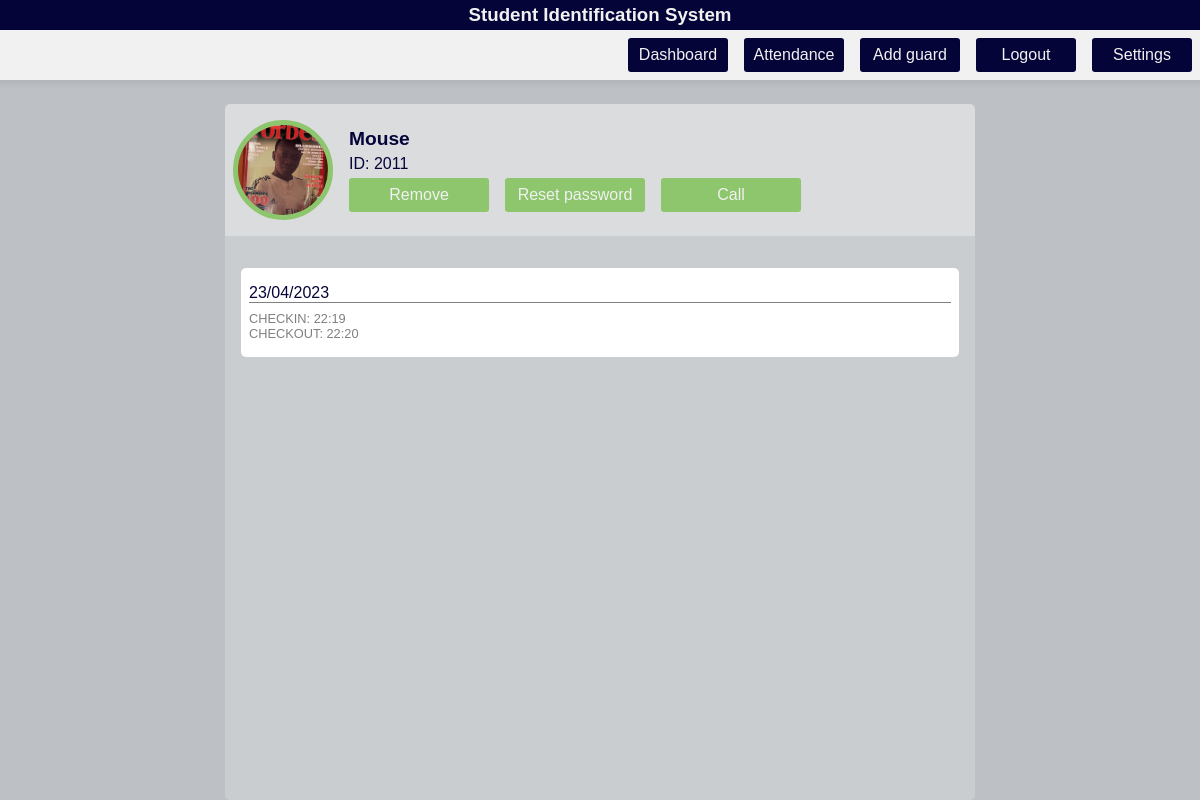
The app's page /user/admin/guard.php?id=2011 (signed in), older data.
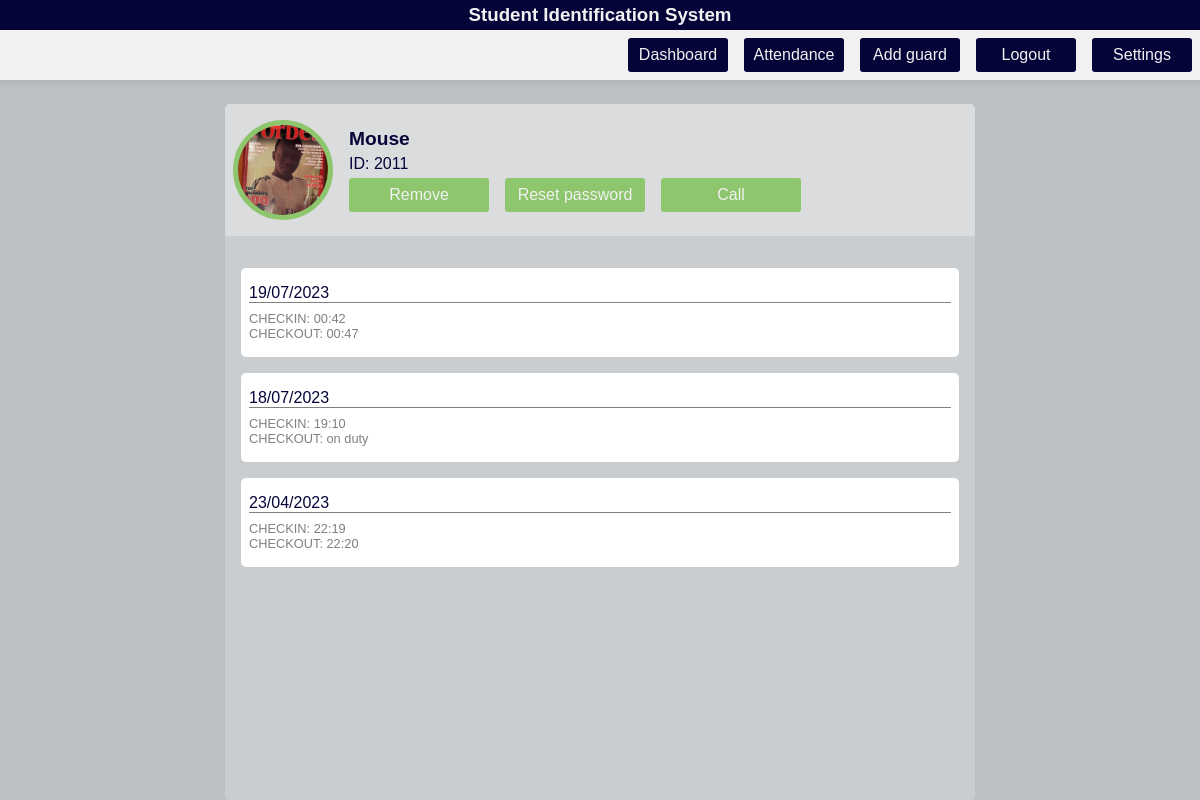
The same page, newer data.
### tables this page shows
CREATE TABLE `logs` (
  `log_id` int(11) NOT NULL,
  `date` varchar(50) NOT NULL,
  `checkin` varchar(50) NOT NULL,
  `checkout` varchar(50) NOT NULL,
  `guard_id` varchar(50) NOT NULL
);

### user/admin/guard.php (the view, shortened to what this page needs)
<!DOCTYPE html>
<html lang="en">
<head>
    <link rel="stylesheet" href="../../styles/styles.min.css">
</head>
<body>
    <?php require('./navbar.php'); ?>
    <main id="guard">
        <div class="container">
            <div id="guard_info_container">
                <div id="head">
                    <div class="image-container">
                        <img src="../../store/guards_photos/<?php echo $guard['profile_picture']; ?>" alt="guard profile picture">
                    </div>
                    <div class="guard-control">
                        <span class="name"><?php echo $guard['name']; ?></span>
                        <span class="id">ID: <?php echo $guard['guard_id']; ?></span>
                        <ul class="buttons">
                            <li><a id="deleteGuardBtn">Remove</a></li>
                            <li><a id="resetPasswordBtn">Reset password</a></li>
                            <li><a href="tel: <?php echo $guard['phone']; ?>">Call</a></li>
                        </ul>
                    </div>
                </div>
                <div id="body" class="hide-scrollbar">
                    <?php if($noOfLogs === 0 ){ ?>
                        <div class="empty">
                            <span>This guard does not have any logs yet</span>
                        </div>
                    <?php } else { ?>
                        <?php while($log = mysqli_fetch_assoc($fetchLogs)){ ?>
                            <div class="log">
                                <span class="log_date"><?php echo $log['date']; ?></span>
                                <span class="log_checkin">CHECKIN: <?php echo $log['checkin']; ?></span>
                                <span class="log_checkout">CHECKOUT: <?php echo $log['checkout']; ?></span>
                            </div>
                        <?php } ?>
                    <?php } ?>
                </div>
            </div>
        </div>
    </main>
</body>
</html>

Row changes from the older to the newer data that the page shows:
added logs: date "19/07/2023", checkin "00:42", checkout "00:47"
added logs: date "18/07/2023", checkin "19:10", checkout "on duty"
